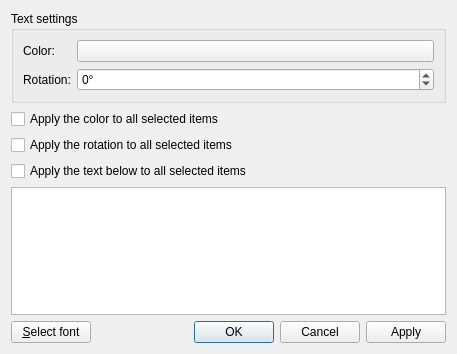
<?xml version="1.0" encoding="UTF-8"?>
<ui version="4.0">
 <class>TextEditorDialog</class>
 <widget class="QDialog" name="TextEditorDialog">
  <property name="geometry">
   <rect>
    <x>0</x>
    <y>0</y>
    <width>457</width>
    <height>354</height>
   </rect>
  </property>
  <property name="windowTitle">
   <string>Text editor</string>
  </property>
  <property name="styleSheet">
   <string notr="true">
QWidget {
    background-color: #fae8b7;
    color: #586e75;
}

QToolBar {
    border:0px;
}

QGraphicsView, QTextEdit, QPlainTextEdit, QTreeWidget, QListWidget, QLineEdit, QSpinBox, QComboBox {
    background-color: #fdf6e3;
}

QLabel, QMenu, QStatusBar {
  color: #586e75;
}

QMenuBar::item {
    background-color: #fae8b7;
}

QMenu::item:selected {
    color: #f2f2f2;
    background-color: #383838;
}

QToolButton:hover {
    background-color: #383838;
}

QGroupBox {
    color: #586e75;
    font: bold 12px;
    padding: 15px;
    border-style: none;
}

QAbstractScrollArea::corner {
    background: #fae8b7;
}

QScrollBar::add-page:horizontal, QScrollBar::sub-page:horizontal, QScrollBar::add-page:vertical, QScrollBar::sub-page:vertical {
  background: none;
}

QComboBox {
    selection-color: #f2f2f2;
    selection-background-color: #fae8b7;
}

QComboBox QAbstractItemView {
    background-color: #fdf6e3;
}

QDockWidget, QMenuBar, QPushButton, QToolButton, QTabWidget, QHeaderView::section {
    color: #586e75;
    font: bold 11px;
}

QTabBar {
    color: #586e75;
}

QRadioButton, QCheckBox {
  color: #586e75;
}

QRadioButton::disabled, QCheckBox::disabled {
  color: gray;
}
// bg-color=#fdf6e3
// fg-color=#586e75
// tool-bar=#fae8b7
// selection-bg=#383838 
// selection-fg=#f2f2f2
 </string>
  </property>
  <property name="modal">
   <bool>true</bool>
  </property>
  <layout class="QVBoxLayout" name="verticalLayout">
   <item>
    <widget class="QGroupBox" name="uiTextSettingsGroupBox">
     <property name="title">
      <string>Text settings</string>
     </property>
     <layout class="QGridLayout" name="gridLayout">
      <item row="0" column="0">
       <widget class="QLabel" name="uiColorLabel">
        <property name="text">
         <string>Color:</string>
        </property>
       </widget>
      </item>
      <item row="0" column="1">
       <widget class="QPushButton" name="uiColorPushButton">
        <property name="text">
         <string/>
        </property>
       </widget>
      </item>
      <item row="2" column="0">
       <widget class="QLabel" name="uiRotationLabel">
        <property name="text">
         <string>Rotation:</string>
        </property>
       </widget>
      </item>
      <item row="2" column="1">
       <widget class="QSpinBox" name="uiRotationSpinBox">
        <property name="sizePolicy">
         <sizepolicy hsizetype="Expanding" vsizetype="Fixed">
          <horstretch>0</horstretch>
          <verstretch>0</verstretch>
         </sizepolicy>
        </property>
        <property name="toolTip">
         <string>Rotation can be ajusted on the scene for a selected item while
editing (notes only) with ALT and '+' (or P) / ALT and '-' (or M)</string>
        </property>
        <property name="suffix">
         <string>°</string>
        </property>
        <property name="minimum">
         <number>-360</number>
        </property>
        <property name="maximum">
         <number>360</number>
        </property>
       </widget>
      </item>
     </layout>
    </widget>
   </item>
   <item>
    <widget class="QCheckBox" name="uiApplyColorToAllItemsCheckBox">
     <property name="text">
      <string>Apply the color to all selected items</string>
     </property>
    </widget>
   </item>
   <item>
    <widget class="QCheckBox" name="uiApplyRotationToAllItemsCheckBox">
     <property name="text">
      <string>Apply the rotation to all selected items</string>
     </property>
    </widget>
   </item>
   <item>
    <widget class="QCheckBox" name="uiApplyTextToAllItemsCheckBox">
     <property name="text">
      <string>Apply the text below to all selected items</string>
     </property>
    </widget>
   </item>
   <item>
    <widget class="QPlainTextEdit" name="uiPlainTextEdit"/>
   </item>
   <item>
    <layout class="QHBoxLayout" name="horizontalLayout">
     <item>
      <widget class="QPushButton" name="uiFontPushButton">
       <property name="text">
        <string>&amp;Select font</string>
       </property>
      </widget>
     </item>
     <item>
      <spacer name="horizontalSpacer">
       <property name="orientation">
        <enum>Qt::Horizontal</enum>
       </property>
       <property name="sizeHint" stdset="0">
        <size>
         <width>40</width>
         <height>20</height>
        </size>
       </property>
      </spacer>
     </item>
     <item>
      <widget class="QDialogButtonBox" name="uiButtonBox">
       <property name="orientation">
        <enum>Qt::Horizontal</enum>
       </property>
       <property name="standardButtons">
        <set>QDialogButtonBox::Apply|QDialogButtonBox::Cancel|QDialogButtonBox::Ok</set>
       </property>
      </widget>
     </item>
    </layout>
   </item>
   <item>
    <spacer name="verticalSpacer">
     <property name="orientation">
      <enum>Qt::Vertical</enum>
     </property>
     <property name="sizeHint" stdset="0">
      <size>
       <width>20</width>
       <height>40</height>
      </size>
     </property>
    </spacer>
   </item>
  </layout>
 </widget>
 <resources>
  <include location="../../resources/resources.qrc"/>
 </resources>
 <connections>
  <connection>
   <sender>uiButtonBox</sender>
   <signal>accepted()</signal>
   <receiver>TextEditorDialog</receiver>
   <slot>accept()</slot>
   <hints>
    <hint type="sourcelabel">
     <x>248</x>
     <y>254</y>
    </hint>
    <hint type="destinationlabel">
     <x>157</x>
     <y>274</y>
    </hint>
   </hints>
  </connection>
  <connection>
   <sender>uiButtonBox</sender>
   <signal>rejected()</signal>
   <receiver>TextEditorDialog</receiver>
   <slot>reject()</slot>
   <hints>
    <hint type="sourcelabel">
     <x>316</x>
     <y>260</y>
    </hint>
    <hint type="destinationlabel">
     <x>286</x>
     <y>274</y>
    </hint>
   </hints>
  </connection>
 </connections>
</ui>
